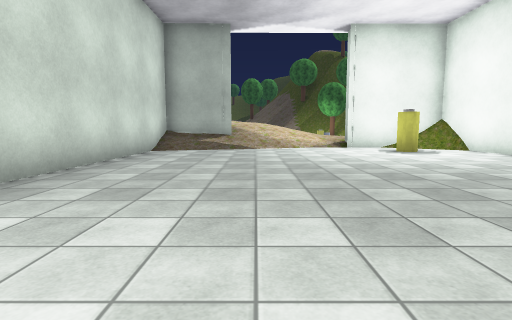
View 1 (above)

24 first-person views from a walk through a scene from a Unity 3-D project. The camera is 1.2 m above the floor, tilts 6° down and sees 80° across. The floor is counted in squares, 2 m on a side. Each view is taken from the middle of a square. On the plan, view 1 faces up. The plan holds only what a view shows up to about 9 squares ahead; the rest is blank. The place goes on beyond the plan. Some trees and plants on the terrain are drawn as simple stand-ins. The player character is not drawn. Some animated figures are left out. Some surface patterns are stand-ins.

View 2
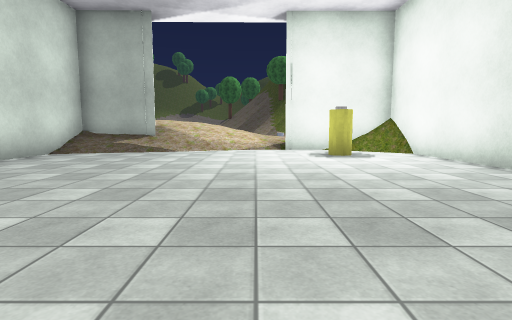

View 3
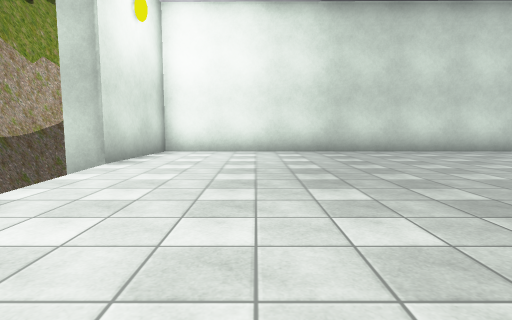

View 4
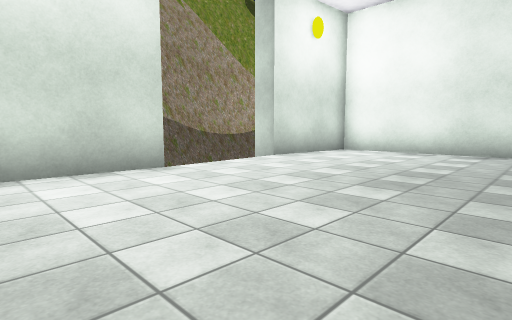

View 5
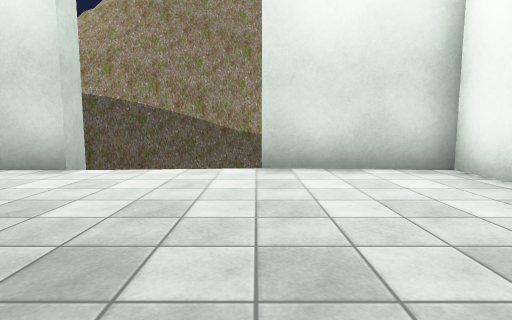

View 6
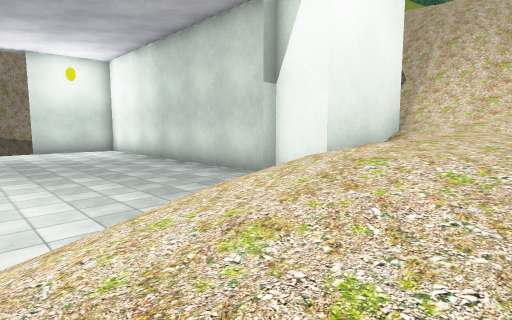

View 7
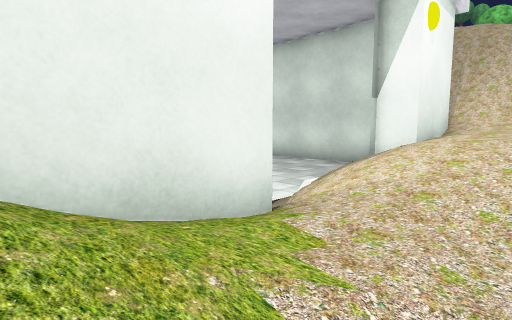

View 8
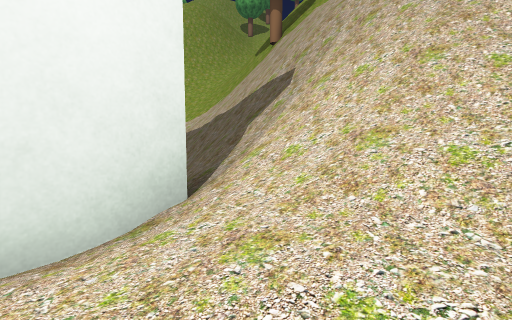

View 9
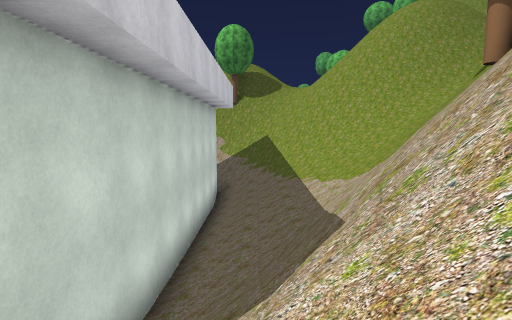

View 10
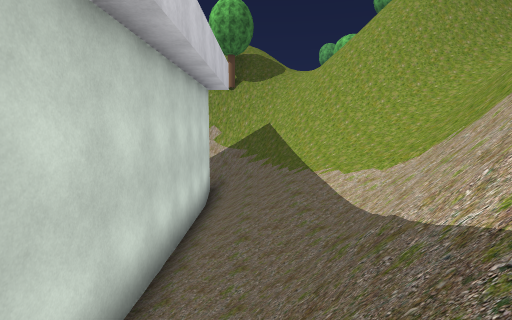

View 11
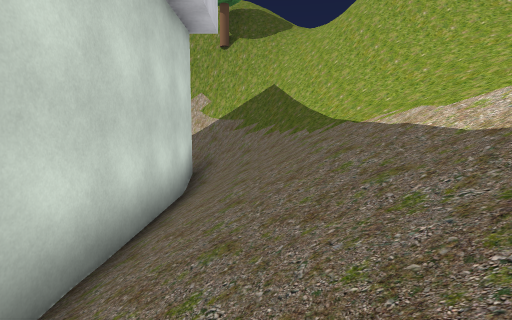

View 12
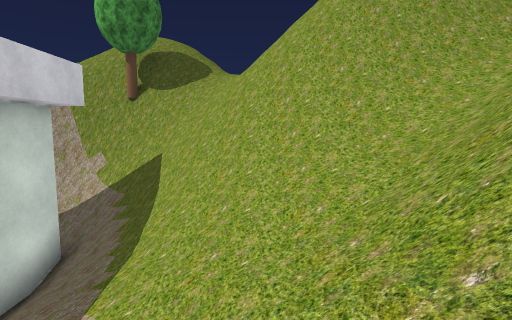

View 13
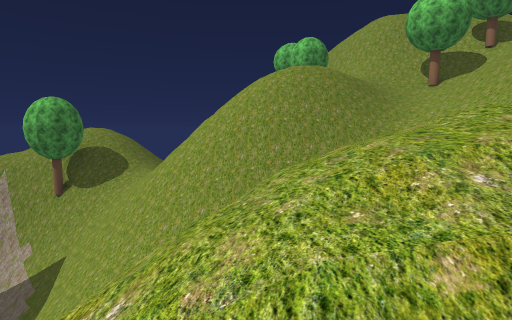

View 14
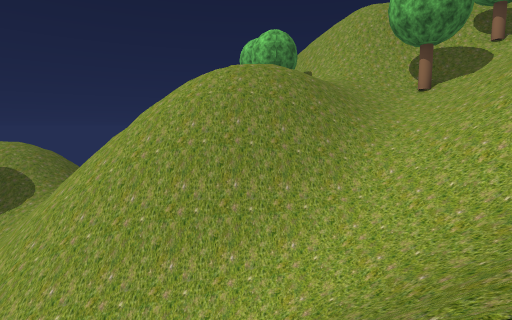

View 15
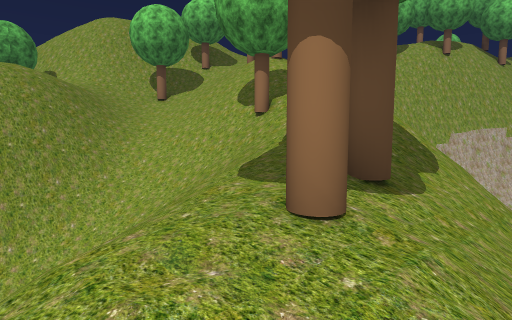

View 16
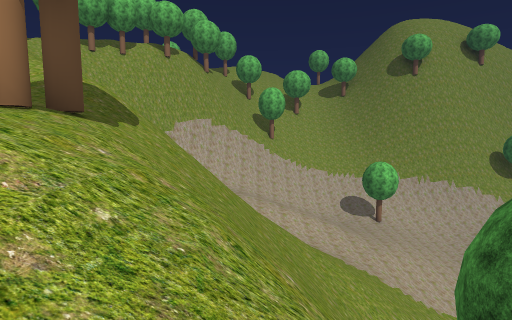

View 17
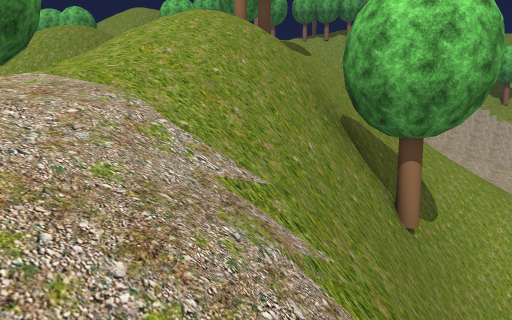

View 18
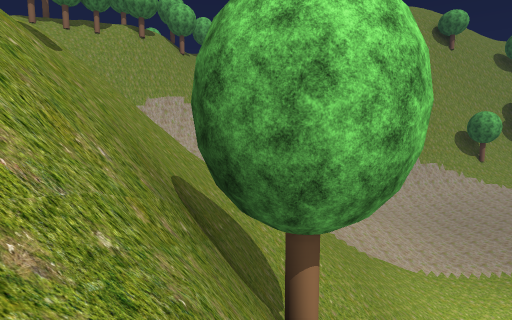

View 19
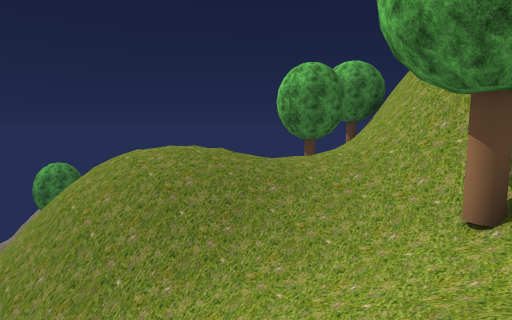

View 20
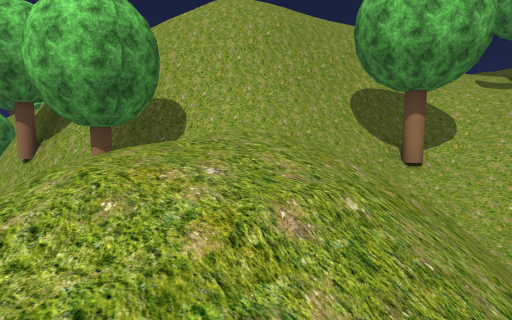

View 21
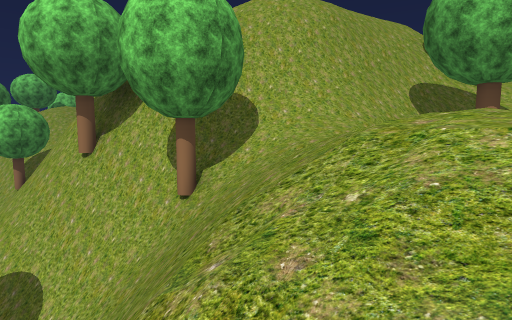

View 22
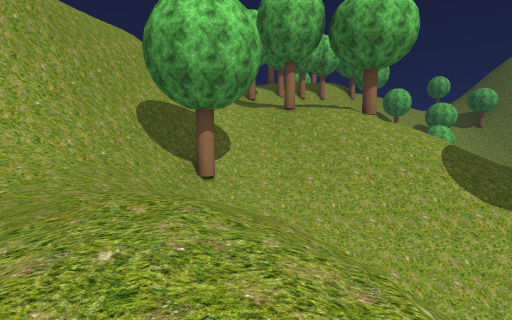

View 23
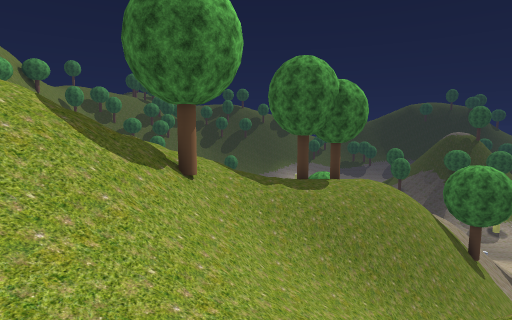

View 24
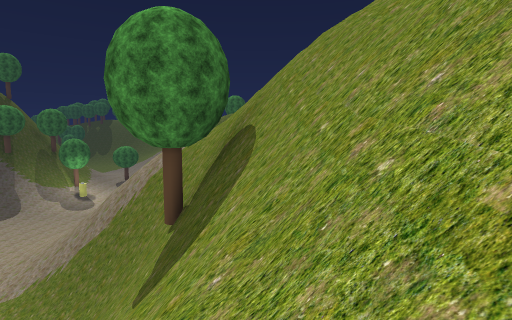

### Floor plan
Key: @ floor where view 1 was taken; # wall or solid block; . main floor; : floor 0.75 m higher than the main floor; + floor 1.5 m higher than the main floor; * floor 14.5 m higher than the main floor; % floor 17.5 m higher than the main floor; & floor 18.5 m higher than the main floor; $ floor 20.75 m higher than the main floor; / step, stairs or slope; = window, fence, low wall or low ledge; v drop or lower ground; T tree; O other object.
Columns run from 24 left of view 1 to 5 right of it. Each row starts with its distance up from view 1.
 12     ////   /##v   ////+++//.//
 11    ///////###v// /////++++:::/
 10    ////=####vv///////###///###
  9     ////###Tv/////#//#///.....
  8     ///##vTv/////=#=/#......O.
  7     ////vv//////#===/#........
  6      /////////TT#=///#........
  5     =///T*T// T /////#........
  4      ///*////v##/////#........
  3      ///////=##//////#........
  2     /////////////////#........
  1    ///T//////////////#........
  0    //////////////////#..@.....
 -1    ////////####//=///#........
 -2   T//////###########/####  ###
 -3   //////=vvvvv#=v#=#########v
 -4  T///////////#=////v ####vvv=
 -5 $$////////&//==     Tvv vvvv#
 -6 ////T////&//v           vv
 -7    /////%//v
 -8   ####=////#
 -9   /vvv#=////
-10   ///vv####/
-11      /v#####/
-12      //v ###/
-13          T #
-14          T #
-15          vv#

Positions as (right, up) in squares from view 1, and headings:
1: (0, 0), facing up
2: (2, 1), facing up
3: (5, 1), facing left
4: (5, 3), facing down-left
5: (0, 3), facing down
6: (2, 12), facing down-left
7: (5, 12), facing down-left
8: (-2, 12), facing down-left
9: (-5, 11), facing down
10: (-5, 9), facing down
11: (-5, 6), facing down
12: (-8, 5), facing down
13: (-12, 7), facing down
14: (-14, 4), facing down
15: (-13, 6), facing down-left
16: (-12, 7), facing left
17: (-9, 11), facing down-left
18: (-11, 9), facing left
19: (-20, -2), facing down-right
20: (-13, -4), facing down-left
21: (-12, -5), facing down-left
22: (-13, -5), facing left
23: (-17, -5), facing up
24: (-19, 8), facing right
